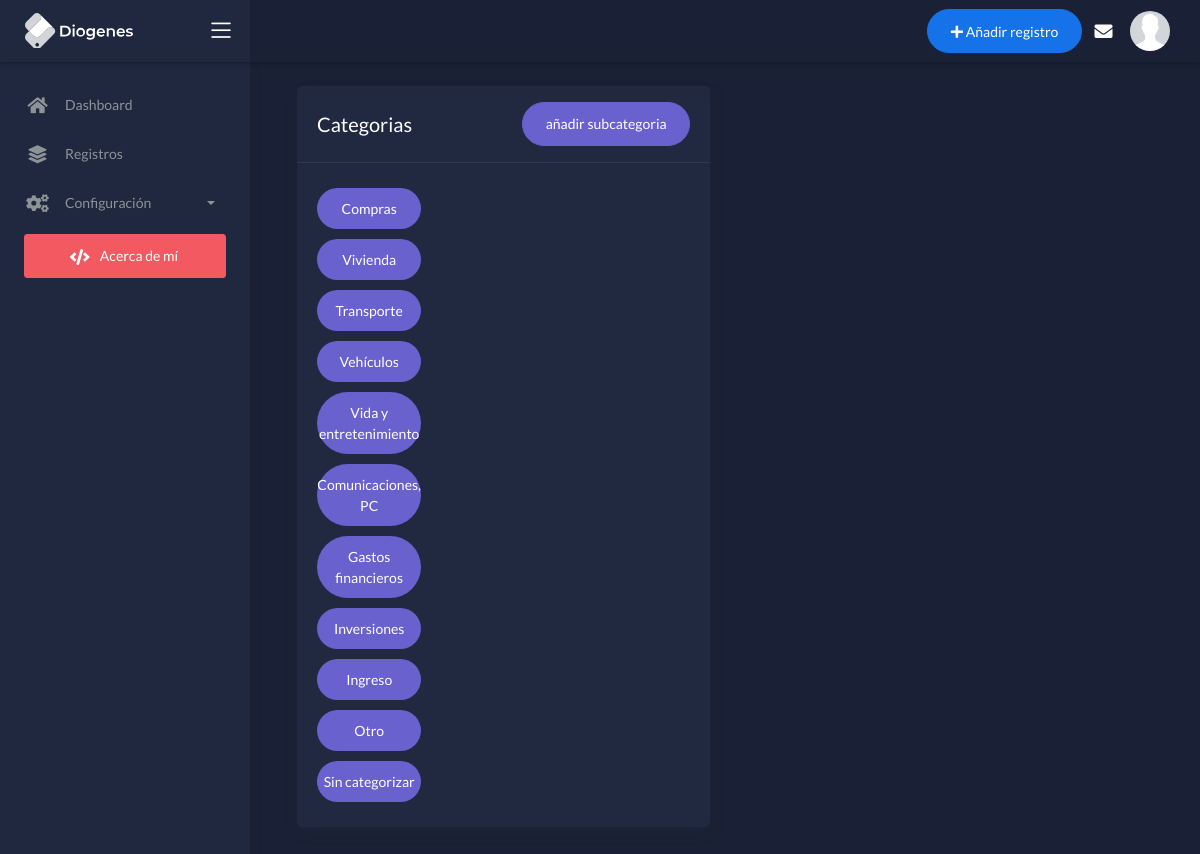
/categorias (signed in), run on an earlier commit of the app's database.
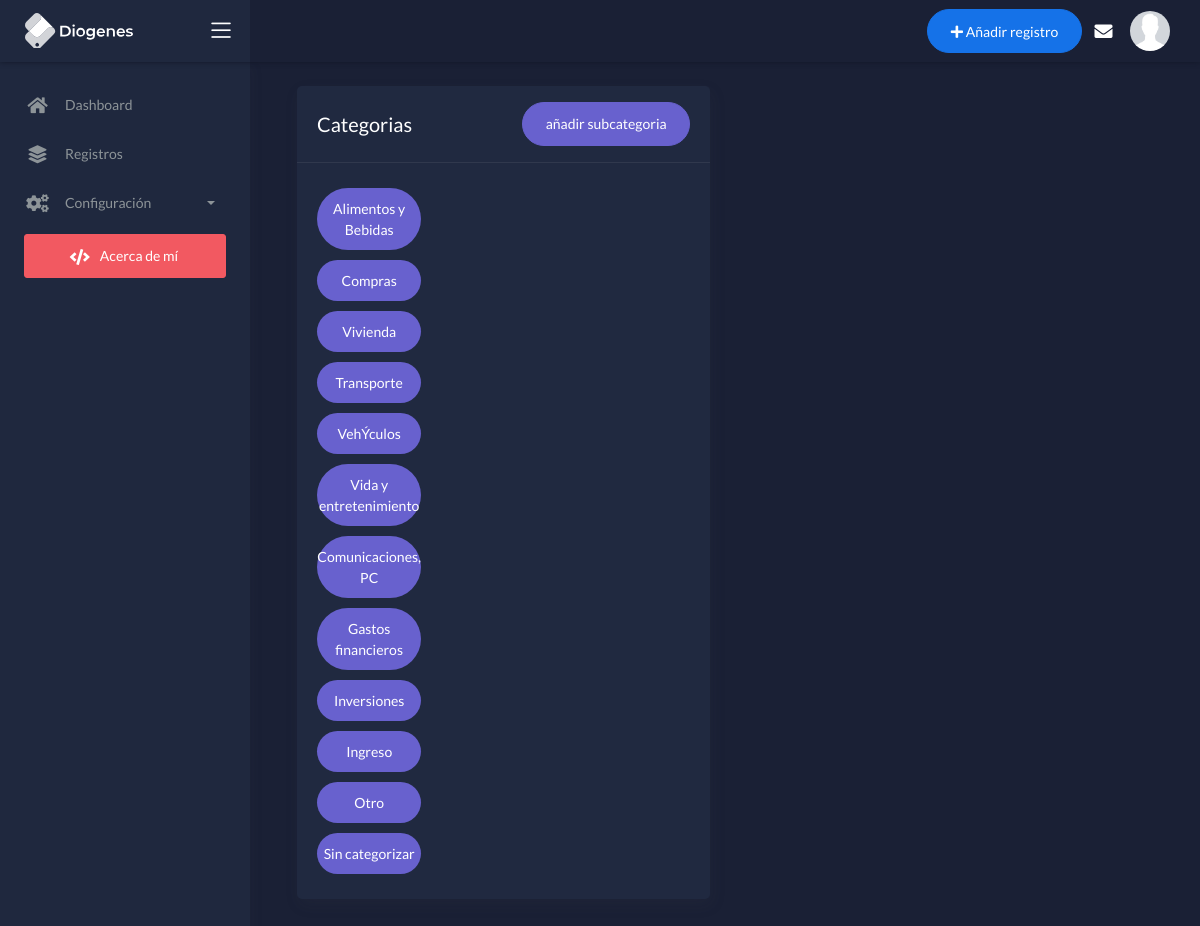
And on a later commit of the database.
### apps/finanzas/models.py (models this page shows, shortened)
class Categorias (MPTTModel):
    nombre = models.CharField(max_length=30)
    descripcion = models.CharField(max_length=100, null=True, blank=TRUE)
    parent = TreeForeignKey ('self', on_delete=models.CASCADE, related_name='children', null=True, blank=True, related_query_name='subcategoria')
    class Tipodecategoria (models.TextChoices):
        FIJO ='F', _('Gasto Fijo(Obligatorio)')
        NECESIDAD = 'N', _('Gasto Necesario(Sobrevivencia)')
        PRESCINDIBLE = 'P',_('Gasto Prescindible(Lujo)')
        INGRESO = 'I',_('Ingreso de dinero')
        PADRE = 'C',_('Categoria Padre (admin)')
    tipo_de_categoria = models.CharField(max_length=1, choices=Tipodecategoria.choices, default=Tipodecategoria.FIJO)
    class MPTTMeta:
        order_insertion_by=['nombre']
    class Meta:
        verbose_name_plural = "Categorias"

### apps/finanzas/views.py (the view)
# urls.py: path('categorias', views.CategoriaList, name='categorias'),
@login_required
def CategoriaList(request):
    categorias = Categorias.objects.filter(parent__isnull=True)
    if request.method == 'POST':
        form = Categoriaform(request.POST)
        if form.is_valid():
            messages.success(request, "Categoria creada")
            form.save()
            return redirect('/')
    else:
        form = Categoriaform()
    return render (request, 'finanzas/categorias.html',{'categorias':categorias, 'form':form})

### apps/templates/finanzas/categorias.html (shortened to what this page needs)
{% extends "layouts/base.html" %}
{% block content %}
<div class="content">
    <div class="page-inner">
      <div class="col-md-6">
        <div class="card">
          <div class="card-header"><div class="card-head-row card-tools-still-right">
            <h4 class="card-title">Categorias</h4>
            <div class="card-tools">
              <button id="crear-subcategoria" type="button" class="btn btn-secondary btn-round" data-toggle="modal" data-target="#Modalnuevacategoria">
                añadir subcategoria
              </button>
            </div>
          </div>
          </div>
          <div class="card-body">
            <div class="row">
              {% for categoria in categorias %}
              <div class="col-5 col-md-4">
                <div class="nav flex-column nav-pills nav-secondary nav-pills-no-bd"  role="tablist" aria-orientation="vertical">
                  <a class="nav-link active card-header" data-toggle="collapse" href="#{{categoria.pk}}" role="tab" aria-controls="v-pills-home-nobd" aria-selected="true">{{categoria.nombre}}</a>
                </div>
              </div>
              <div class="col-7 col-md-8" >
              </div>
              {% endfor %}
            </div>
          </div>
        </div>
      </div>
  </div>
</div>
{% include 'includes/modal_cargarcategoria.html' %}
{% endblock content %}

What changed in the data, as far as the page shows it:
added Categorias: nombre "Alimentos y Bebidas"
changed Categorias: nombre "Vehículos" → "VehÝculos"
